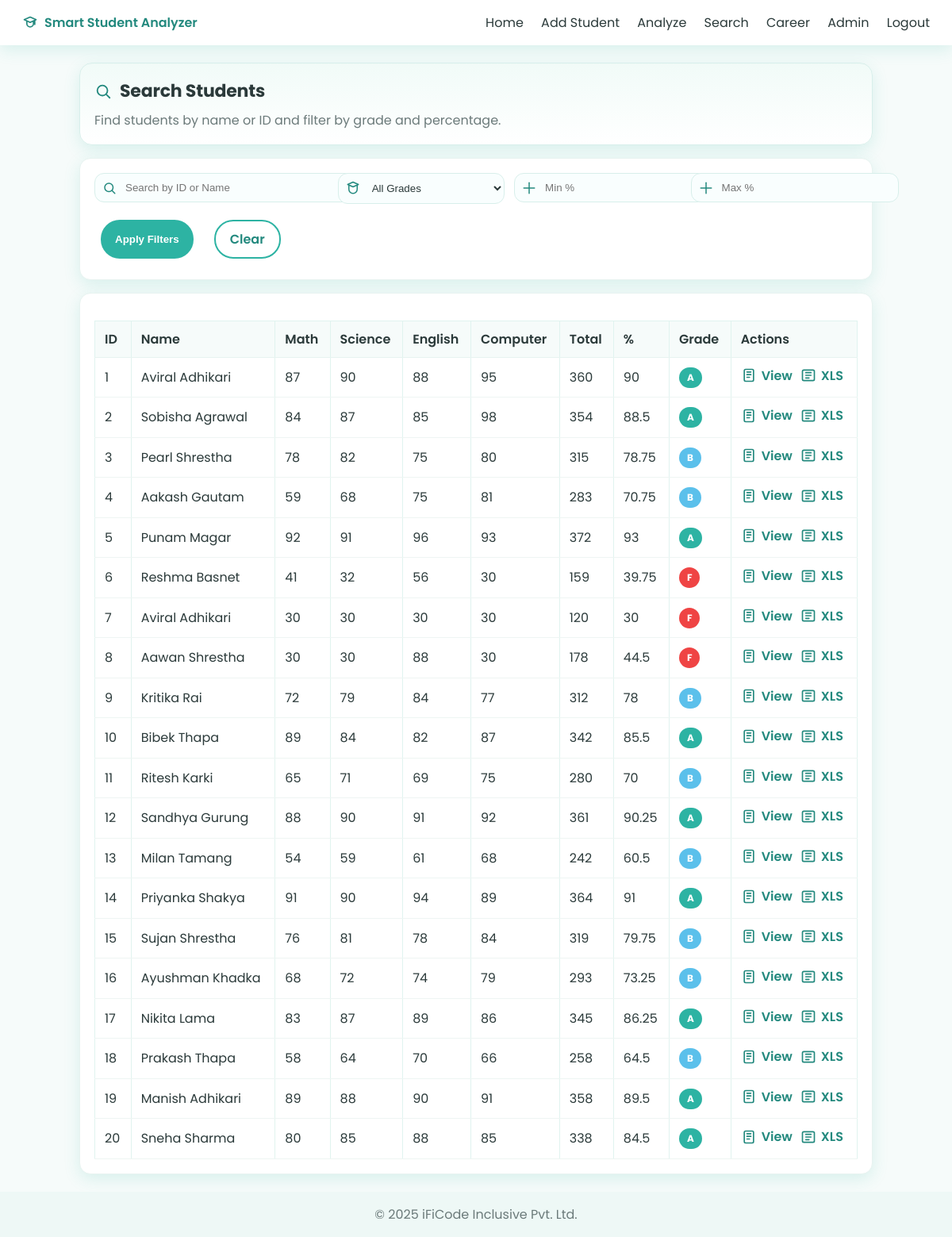
Screenshot of /search.php with the database file from the repository.
### tables this page shows
CREATE TABLE students (
  id INT AUTO_INCREMENT PRIMARY KEY,
  name VARCHAR(100),
  math INT,
  science INT,
  english INT,
  computer INT
);

### includes/functions.php (called while the page is built, shortened)
<?php
function calculateTotal($marks) {
  return array_sum($marks);
}
function calculatePercentage($marks) {
  return round(array_sum($marks) / count($marks), 2);
}
function assignGrade($percentage) {
  if ($percentage >= 80) return "A";
  if ($percentage >= 60) return "B";
  return "F";
}
?>

### search.php (the view, shortened to what this page needs)
<?php
include('includes/db_connect.php'); include('includes/functions.php'); ?>
<?php
$q = isset($_GET['q']) ? trim($_GET['q']) : '';
$minPercent = isset($_GET['min_percent']) && $_GET['min_percent'] !== '' ? (float)$_GET['min_percent'] : null;
$maxPercent = isset($_GET['max_percent']) && $_GET['max_percent'] !== '' ? (float)$_GET['max_percent'] : null;
if ($q !== '') { $res = searchStudent($conn, $q); } else { $res = $conn->query("SELECT * FROM students"); }
$students = [];
if ($res) {
  while ($row = $res->fetch_assoc()) {
    $marks = [$row['math'], $row['science'], $row['english'], $row['computer']];
    $row['total'] = calculateTotal($marks);
    $row['percentage'] = calculatePercentage($marks);
    $row['grade'] = assignGrade($row['percentage']);
    $students[] = $row;
  }
}
$filtered = [];
foreach ($students as $s) {
  $filtered[] = $s;
}
?>
<!DOCTYPE html>
<html lang="en">
<head>
  <link rel="stylesheet" href="assets/css/style.css">
  <link rel="stylesheet" href="assets/css/add_search.css">
</head>
<body>
  <header class="app-header">
    <div class="brand"><span class="brand-icon" aria-hidden="true">
      <svg viewBox="0 0 24 24" width="20" height="20" xmlns="http://www.w3.org/2000/svg" fill="none" stroke="currentColor" stroke-width="2" stroke-linecap="round" stroke-linejoin="round">
        <path d="M12 3l9 4-9 4-9-4 9-4z"></path>
        <path d="M7 10v3a5 5 0 0010 0v-3"></path>
        <path d="M19 8v6"></path>
      </svg>
    </span> Smart Student Analyzer</div>
    <nav class="nav-links">
      <a href="index.php">Home</a>
      <a href="add_student.php">Add Student</a>
      <a href="analyze.php">Analyze</a>
      <a href="search.php">Search</a>
      <a href="career.php">Career</a>
      <a href="admin/dashboard.php">Admin</a>
      <a href="logout.php">Logout</a>
    </nav>
  </header>
  <section class="page-wrap">
    <div class="page-header">
      <h1 class="page-title"><span class="page-title-icon" aria-hidden="true"><svg viewBox="0 0 24 24" width="22" height="22" xmlns="http://www.w3.org/2000/svg" fill="none" stroke="currentColor" stroke-width="2" stroke-linecap="round" stroke-linejoin="round"><circle cx="11" cy="11" r="7"></circle><path d="M21 21l-4.3-4.3"></path></svg></span> Search Students</h1>
      <p class="page-sub">Find students by name or ID and filter by grade and percentage.</p>
    </div>
    <div class="search-card">
      <form method="get" action="search.php">
        <div class="filters-grid">
          <div class="input-wrap">
            <span class="field-icon" aria-hidden="true"><svg viewBox="0 0 24 24" xmlns="http://www.w3.org/2000/svg" fill="none" stroke="currentColor" stroke-width="2" stroke-linecap="round" stroke-linejoin="round"><circle cx="11" cy="11" r="7"></circle><path d="M21 21l-4.3-4.3"></path></svg></span>
            <input type="text" name="q" value="<?= htmlspecialchars($q) ?>" placeholder="Search by ID or Name" aria-label="Search query">
          </div>
          <div class="input-wrap">
            <span class="field-icon" aria-hidden="true"><svg viewBox="0 0 24 24" xmlns="http://www.w3.org/2000/svg" fill="none" stroke="currentColor" stroke-width="2" stroke-linecap="round" stroke-linejoin="round"><path d="M12 2l9 4-9 4-9-4 9-4z"></path><path d="M19 8v6a7 7 0 01-14 0V8"></path></svg></span>
            <select name="grade" aria-label="Grade filter">
              <option value="">All Grades</option>
            </select>
          </div>
          <div class="input-wrap">
            <span class="field-icon" aria-hidden="true"><svg viewBox="0 0 24 24" xmlns="http://www.w3.org/2000/svg" fill="none" stroke="currentColor" stroke-width="2" stroke-linecap="round" stroke-linejoin="round"><path d="M3 12h18"></path><path d="M12 3v18"></path></svg></span>
            <input type="number" step="0.01" name="min_percent" value="<?= $minPercent!==null?htmlspecialchars($minPercent):'' ?>" placeholder="Min %" aria-label="Minimum percentage">
          </div>
          <div class="input-wrap">
            <span class="field-icon" aria-hidden="true"><svg viewBox="0 0 24 24" xmlns="http://www.w3.org/2000/svg" fill="none" stroke="currentColor" stroke-width="2" stroke-linecap="round" stroke-linejoin="round"><path d="M3 12h18"></path><path d="M12 3v18"></path></svg></span>
            <input type="number" step="0.01" name="max_percent" value="<?= $maxPercent!==null?htmlspecialchars($maxPercent):'' ?>" placeholder="Max %" aria-label="Maximum percentage">
          </div>
        </div>
        <div class="search-actions">
          <button type="submit" class="btn">Apply Filters</button>
          <a class="btn btn-outline" href="search.php">Clear</a>
        </div>
      </form>
    </div>
    <div class="results-card">
      <table class="results-table">
        <thead>
          <tr>
            <th>ID</th>
            <th>Name</th>
            <th>Math</th>
            <th>Science</th>
            <th>English</th>
            <th>Computer</th>
            <th>Total</th>
            <th>%</th>
            <th>Grade</th>
            <th>Actions</th>
          </tr>
        </thead>
        <tbody>
          <?php foreach ($filtered as $s): ?>
            <tr>
              <td><?= $s['id'] ?></td>
              <td><?= htmlspecialchars($s['name']) ?></td>
              <td><?= $s['math'] ?></td>
              <td><?= $s['science'] ?></td>
              <td><?= $s['english'] ?></td>
              <td><?= $s['computer'] ?></td>
              <td><?= $s['total'] ?></td>
              <td><?= $s['percentage'] ?></td>
              <td>
                <?php
                  $gClass = strtolower($s['grade']);
                  $gClass = $gClass === 'a' ? 'grade-a' : ($gClass === 'b' ? 'grade-b' : ($gClass === 'c' ? 'grade-c' : 'grade-f'));
                ?>
                <span class="grade-badge <?= $gClass ?>"><?= $s['grade'] ?></span>
              </td>
              <td>
                <div class="download-actions">
                  <a class="action-link" href="report.php?id=<?= $s['id'] ?>" target="_blank" title="View Report" aria-label="View Report">
                    <span class="action-icon" aria-hidden="true"><svg viewBox="0 0 24 24" width="20" height="20" xmlns="http://www.w3.org/2000/svg" fill="none" stroke="currentColor" stroke-width="2" stroke-linecap="round" stroke-linejoin="round"><rect x="5" y="3" width="14" height="18" rx="2"></rect><path d="M9 7h6M9 11h6M9 15h4"></path></svg></span> View
                  </a>
                  <a class="action-link" href="report.php?id=<?= $s['id'] ?>&format=xls" title="Download Excel" aria-label="Download Excel">
                    <span class="action-icon" aria-hidden="true"><svg viewBox="0 0 24 24" width="20" height="20" xmlns="http://www.w3.org/2000/svg" fill="none" stroke="currentColor" stroke-width="2" stroke-linecap="round" stroke-linejoin="round"><rect x="3" y="4" width="18" height="16" rx="2"></rect><path d="M8 8h8M8 12h8M8 16h5"></path></svg></span> XLS
                  </a>
                </div>
              </td>
            </tr>
          <?php endforeach; if (empty($filtered)): ?>
            <tr><td colspan="10">No matching students.</td></tr>
          <?php endif; ?>
        </tbody>
      </table>
    </div>
  </section>
  <footer class="app-footer">© 2025 iFiCode Inclusive Pvt. Ltd.</footer>
</body>
</html>

### assets/css/style.css (style rules this page uses)
:root { --accent: #2DB3A3; --accent-dark: #23897E; --bg: #f6fbfa; --card: #ffffff; --text: #2b3a3a; --muted: #6b7a7a; --shadow: 0 6px 20px rgba(45, 179, 163, 0.15); }
body { font-family: 'Poppins', sans-serif; margin: 0; background: var(--bg); color: var(--text); }
.app-header { position: sticky; top: 0; background: var(--card); box-shadow: var(--shadow); padding: 16px 28px; display: flex; align-items: center; justify-content: space-between; }
.brand { font-weight: 600; color: var(--accent-dark); display: inline-flex; align-items: center; gap: 8px; }
.brand-icon { display: inline-flex; width: 20px; height: 20px; color: var(--accent-dark); }
.brand-icon svg { width: 100%; height: 100%; }
.nav-links a { color: var(--text); text-decoration: none; margin-left: 18px; }
.btn.btn-outline { background: transparent; color: var(--accent-dark); border: 2px solid var(--accent); }
.btn { display: inline-block; margin: 8px; padding: 10px 18px; border-radius: 24px; background: var(--accent); color: #fff; text-decoration: none; font-weight: 600; transition: transform 0.2s ease, background 0.2s ease; border: none; cursor: pointer; }
.app-footer { text-align: center; padding: 16px; color: var(--muted); background: #eef8f6; }
table { border-collapse: collapse; width: 100%; margin-top: 1em; background: var(--card); }
th, td { padding: 8px; border: 1px solid #e0f3ef; }
th { background: var(--accent); color: white; }

### assets/css/add_search.css (style rules this page uses)
.page-wrap { max-width: 1000px; margin: 22px auto; padding: 0 16px; }
.page-header { background: linear-gradient(180deg, #f1fbf8 0%, #ffffff 100%); border: 1px solid #d8efeb; border-radius: 16px; box-shadow: var(--shadow); padding: 18px; margin-bottom: 16px; }
.page-title { margin: 0; display: inline-flex; align-items: center; gap: 10px; font-size: 22px; color: var(--text); letter-spacing: -0.2px; }
.page-title-icon { display: inline-flex; width: 22px; height: 22px; color: var(--accent-dark); }
.page-title-icon svg { width: 100%; height: 100%; }
.page-sub { color: var(--muted); margin: 6px 0 0; }
.search-card { background: var(--card); border: 1px solid #e7f3f0; border-radius: 14px; padding: 18px; box-shadow: var(--shadow); margin-bottom: 16px; }
.filters-grid { display: grid; grid-template-columns: 1.4fr 1fr 1fr 1fr; gap: 12px; }
.input-wrap { position: relative; }
.input-wrap input, .input-wrap select { width: 100%; padding: 10px 12px 10px 38px; border: 1px solid #d8efeb; border-radius: 12px; background: #f9fefe; color: var(--text); outline: none; }
.field-icon { position: absolute; left: 10px; top: 50%; transform: translateY(-50%); width: 18px; height: 18px; color: var(--accent-dark); }
.field-icon svg { width: 100%; height: 100%; }
.search-actions { display: flex; gap: 10px; margin-top: 12px; }
.btn.btn-outline { background: transparent; color: var(--accent-dark); border: 2px solid var(--accent); }
.results-card { background: var(--card); border: 1px solid #e7f3f0; border-radius: 14px; padding: 18px; box-shadow: var(--shadow); }
.results-table { width: 100%; border-collapse: collapse; }
.results-table thead th { text-align: left; padding: 10px 12px; font-weight: 600; color: var(--text); background: #f6fbfa; border-bottom: 1px solid #e7f3f0; }
.results-table tbody td { padding: 10px 12px; border-bottom: 1px solid #eef5f3; color: var(--text); }
.grade-badge { display: inline-block; padding: 4px 10px; border-radius: 999px; font-weight: 700; font-size: 12px; color: #fff; }
.grade-a { background: #2DB3A3; }
.grade-b { background: #5BC0EB; }
.grade-f { background: #EF4444; }
.download-actions { display: inline-flex; gap: 10px; }
.action-icon { display: inline-flex; width: 20px; height: 20px; color: var(--accent-dark); align-items: center; justify-content: center; }
.action-icon svg { width: 100%; height: 100%; }
.action-link { display: inline-flex; align-items: center; gap: 6px; color: var(--accent-dark); text-decoration: none; font-weight: 600; }

### rows the page displays
students: id "1", name "Aviral Adhikari", math "87", science "90", english "88", computer "95", total "360", grade "A"
students: id "2", name "Sobisha Agrawal", math "84", science "87", english "85", computer "98", total "354", percentage "88.5", grade "A"
students: id "3", name "Pearl Shrestha", math "78", science "82", english "75", computer "80", total "315", percentage "78.75", grade "B"
students: id "4", name "Aakash Gautam", math "59", science "68", english "75", computer "81", total "283", percentage "70.75", grade "B"
students: id "5", name "Punam Magar", math "92", science "91", english "96", computer "93", total "372", grade "A"
students: id "6", name "Reshma Basnet", math "41", science "32", english "56", computer "30", total "159", percentage "39.75", grade "F"
students: id "7", name "Aviral Adhikari", math "30", science "30", english "30", computer "30", total "120", grade "F"
students: id "8", name "Aawan Shrestha", math "30", science "30", english "88", computer "30", total "178", percentage "44.5", grade "F"
students: id "9", name "Kritika Rai", math "72", science "79", english "84", computer "77", total "312", percentage "78", grade "B"
students: id "10", name "Bibek Thapa", math "89", science "84", english "82", computer "87", total "342", percentage "85.5", grade "A"
students: id "11", name "Ritesh Karki", math "65", science "71", english "69", computer "75", total "280", percentage "70", grade "B"
students: id "12", name "Sandhya Gurung", math "88", science "90", english "91", computer "92", total "361", percentage "90.25", grade "A"
students: id "13", name "Milan Tamang", math "54", science "59", english "61", computer "68", total "242", percentage "60.5", grade "B"
students: id "14", name "Priyanka Shakya", math "91", science "90", english "94", computer "89", total "364", grade "A"
students: id "15", name "Sujan Shrestha", math "76", science "81", english "78", computer "84", total "319", percentage "79.75", grade "B"
students: id "16", name "Ayushman Khadka", math "68", science "72", english "74", computer "79", total "293", percentage "73.25", grade "B"
students: id "17", name "Nikita Lama", math "83", science "87", english "89", computer "86", total "345", percentage "86.25", grade "A"
students: id "18", name "Prakash Thapa", math "58", science "64", english "70", computer "66", total "258", percentage "64.5", grade "B"
students: id "19", name "Manish Adhikari", math "89", science "88", english "90", computer "91", total "358", percentage "89.5", grade "A"
students: id "20", name "Sneha Sharma", math "80", science "85", english "88", computer "85", total "338", percentage "84.5", grade "A"
